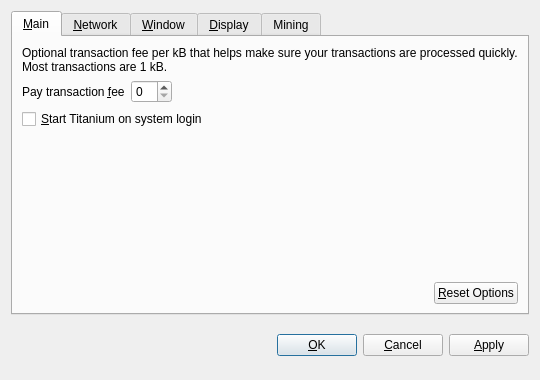
<?xml version="1.0" encoding="UTF-8"?>
<ui version="4.0">
 <class>OptionsDialog</class>
 <widget class="QDialog" name="OptionsDialog">
  <property name="geometry">
   <rect>
    <x>0</x>
    <y>0</y>
    <width>540</width>
    <height>380</height>
   </rect>
  </property>
  <property name="windowTitle">
   <string>Options</string>
  </property>
  <property name="modal">
   <bool>true</bool>
  </property>
  <layout class="QVBoxLayout" name="verticalLayout">
   <item>
    <widget class="QTabWidget" name="tabWidget">
     <property name="tabPosition">
      <enum>QTabWidget::North</enum>
     </property>
     <property name="currentIndex">
      <number>0</number>
     </property>
     <widget class="QWidget" name="tabMain">
      <attribute name="title">
       <string>&amp;Main</string>
      </attribute>
      <layout class="QVBoxLayout" name="verticalLayout_Main">
       <item>
        <widget class="QLabel" name="transactionFeeInfoLabel">
         <property name="text">
          <string>Optional transaction fee per kB that helps make sure your transactions are processed quickly. Most transactions are 1 kB.</string>
         </property>
         <property name="textFormat">
          <enum>Qt::PlainText</enum>
         </property>
         <property name="wordWrap">
          <bool>true</bool>
         </property>
        </widget>
       </item>
       <item>
        <layout class="QHBoxLayout" name="horizontalLayout_1_Main">
         <item>
          <widget class="QLabel" name="transactionFeeLabel">
           <property name="text">
            <string>Pay transaction &amp;fee</string>
           </property>
           <property name="textFormat">
            <enum>Qt::PlainText</enum>
           </property>
           <property name="buddy">
            <cstring>transactionFee</cstring>
           </property>
          </widget>
         </item>
         <item>
          <widget class="TitaniumAmountField" name="transactionFee"/>
         </item>
         <item>
          <spacer name="horizontalSpacer_1_Main">
           <property name="orientation">
            <enum>Qt::Horizontal</enum>
           </property>
           <property name="sizeHint" stdset="0">
            <size>
             <width>40</width>
             <height>20</height>
            </size>
           </property>
          </spacer>
         </item>
        </layout>
       </item>
       <item>
        <widget class="QCheckBox" name="titaniumAtStartup">
         <property name="toolTip">
          <string>Automatically start Titanium after logging in to the system.</string>
         </property>
         <property name="text">
          <string>&amp;Start Titanium on system login</string>
         </property>
        </widget>
       </item>
       <item>
        <spacer name="verticalSpacer_Main">
         <property name="orientation">
          <enum>Qt::Vertical</enum>
         </property>
         <property name="sizeHint" stdset="0">
          <size>
           <width>20</width>
           <height>40</height>
          </size>
         </property>
        </spacer>
       </item>
       <item>
        <layout class="QHBoxLayout" name="horizontalLayout_2_Main">
         <item>
          <spacer name="horizontalSpacer_2_Main">
           <property name="orientation">
            <enum>Qt::Horizontal</enum>
           </property>
           <property name="sizeHint" stdset="0">
            <size>
             <width>40</width>
             <height>20</height>
            </size>
           </property>
          </spacer>
         </item>
         <item>
          <widget class="QPushButton" name="resetButton">
           <property name="toolTip">
            <string>Reset all client options to default.</string>
           </property>
           <property name="text">
            <string>&amp;Reset Options</string>
           </property>
           <property name="autoDefault">
            <bool>false</bool>
           </property>
          </widget>
         </item>
        </layout>
       </item>
      </layout>
     </widget>
     <widget class="QWidget" name="tabNetwork">
      <attribute name="title">
       <string>&amp;Network</string>
      </attribute>
      <layout class="QVBoxLayout" name="verticalLayout_Network">
       <item>
        <widget class="QCheckBox" name="mapPortUpnp">
         <property name="toolTip">
          <string>Automatically open the Titanium client port on the router. This only works when your router supports UPnP and it is enabled.</string>
         </property>
         <property name="text">
          <string>Map port using &amp;UPnP</string>
         </property>
        </widget>
       </item>
       <item>
        <widget class="QCheckBox" name="connectSocks">
         <property name="toolTip">
          <string>Connect to the Titanium network through a SOCKS proxy (e.g. when connecting through Tor).</string>
         </property>
         <property name="text">
          <string>&amp;Connect through SOCKS proxy:</string>
         </property>
        </widget>
       </item>
       <item>
        <layout class="QHBoxLayout" name="horizontalLayout_Network">
         <item>
          <widget class="QLabel" name="proxyIpLabel">
           <property name="text">
            <string>Proxy &amp;IP:</string>
           </property>
           <property name="textFormat">
            <enum>Qt::PlainText</enum>
           </property>
           <property name="buddy">
            <cstring>proxyIp</cstring>
           </property>
          </widget>
         </item>
         <item>
          <widget class="QValidatedLineEdit" name="proxyIp">
           <property name="maximumSize">
            <size>
             <width>140</width>
             <height>16777215</height>
            </size>
           </property>
           <property name="toolTip">
            <string>IP address of the proxy (e.g. 127.0.0.1)</string>
           </property>
          </widget>
         </item>
         <item>
          <widget class="QLabel" name="proxyPortLabel">
           <property name="text">
            <string>&amp;Port:</string>
           </property>
           <property name="textFormat">
            <enum>Qt::PlainText</enum>
           </property>
           <property name="buddy">
            <cstring>proxyPort</cstring>
           </property>
          </widget>
         </item>
         <item>
          <widget class="QLineEdit" name="proxyPort">
           <property name="maximumSize">
            <size>
             <width>55</width>
             <height>16777215</height>
            </size>
           </property>
           <property name="toolTip">
            <string>Port of the proxy (e.g. 9050)</string>
           </property>
          </widget>
         </item>
         <item>
          <widget class="QLabel" name="socksVersionLabel">
           <property name="text">
            <string>SOCKS &amp;Version:</string>
           </property>
           <property name="textFormat">
            <enum>Qt::PlainText</enum>
           </property>
           <property name="buddy">
            <cstring>socksVersion</cstring>
           </property>
          </widget>
         </item>
         <item>
          <widget class="QValueComboBox" name="socksVersion">
           <property name="toolTip">
            <string>SOCKS version of the proxy (e.g. 5)</string>
           </property>
          </widget>
         </item>
         <item>
          <spacer name="horizontalSpacer_Network">
           <property name="orientation">
            <enum>Qt::Horizontal</enum>
           </property>
           <property name="sizeHint" stdset="0">
            <size>
             <width>40</width>
             <height>20</height>
            </size>
           </property>
          </spacer>
         </item>
        </layout>
       </item>
       <item>
        <spacer name="verticalSpacer_Network">
         <property name="orientation">
          <enum>Qt::Vertical</enum>
         </property>
         <property name="sizeHint" stdset="0">
          <size>
           <width>20</width>
           <height>40</height>
          </size>
         </property>
        </spacer>
       </item>
      </layout>
     </widget>
     <widget class="QWidget" name="tabWindow">
      <attribute name="title">
       <string>&amp;Window</string>
      </attribute>
      <layout class="QVBoxLayout" name="verticalLayout_Window">
       <item>
        <widget class="QCheckBox" name="minimizeToTray">
         <property name="toolTip">
          <string>Show only a tray icon after minimizing the window.</string>
         </property>
         <property name="text">
          <string>&amp;Minimize to the tray instead of the taskbar</string>
         </property>
        </widget>
       </item>
       <item>
        <widget class="QCheckBox" name="minimizeOnClose">
         <property name="toolTip">
          <string>Minimize instead of exit the application when the window is closed. When this option is enabled, the application will be closed only after selecting Quit in the menu.</string>
         </property>
         <property name="text">
          <string>M&amp;inimize on close</string>
         </property>
        </widget>
       </item>
       <item>
        <spacer name="verticalSpacer_Window">
         <property name="orientation">
          <enum>Qt::Vertical</enum>
         </property>
         <property name="sizeHint" stdset="0">
          <size>
           <width>20</width>
           <height>40</height>
          </size>
         </property>
        </spacer>
       </item>
      </layout>
     </widget>
     <widget class="QWidget" name="tabDisplay">
      <attribute name="title">
       <string>&amp;Display</string>
      </attribute>
      <layout class="QVBoxLayout" name="verticalLayout_Display">
       <item>
        <layout class="QHBoxLayout" name="horizontalLayout_1_Display">
         <item>
          <widget class="QLabel" name="langLabel">
           <property name="text">
            <string>User Interface &amp;language:</string>
           </property>
           <property name="textFormat">
            <enum>Qt::PlainText</enum>
           </property>
           <property name="buddy">
            <cstring>lang</cstring>
           </property>
          </widget>
         </item>
         <item>
          <widget class="QValueComboBox" name="lang">
           <property name="toolTip">
            <string>The user interface language can be set here. This setting will take effect after restarting Titanium.</string>
           </property>
          </widget>
         </item>
        </layout>
       </item>
       <item>
        <layout class="QHBoxLayout" name="horizontalLayout_2_Display">
         <item>
          <widget class="QLabel" name="unitLabel">
           <property name="text">
            <string>&amp;Unit to show amounts in:</string>
           </property>
           <property name="textFormat">
            <enum>Qt::PlainText</enum>
           </property>
           <property name="buddy">
            <cstring>unit</cstring>
           </property>
          </widget>
         </item>
         <item>
          <widget class="QValueComboBox" name="unit">
           <property name="toolTip">
            <string>Choose the default subdivision unit to show in the interface and when sending coins.</string>
           </property>
          </widget>
         </item>
        </layout>
       </item>
       <item>
        <widget class="QCheckBox" name="displayAddresses">
         <property name="toolTip">
          <string>Whether to show Titanium addresses in the transaction list or not.</string>
         </property>
         <property name="text">
          <string>&amp;Display addresses in transaction list</string>
         </property>
        </widget>
       </item>
       <item>
        <spacer name="verticalSpacer_Display">
         <property name="orientation">
          <enum>Qt::Vertical</enum>
         </property>
         <property name="sizeHint" stdset="0">
          <size>
           <width>20</width>
           <height>40</height>
          </size>
         </property>
        </spacer>
       </item>
      </layout>
     </widget>
     <widget class="QWidget" name="tabMining">
      <attribute name="title">
       <string>Mining</string>
      </attribute>
      <layout class="QVBoxLayout" name="verticalLayout_Display">
       <item>
        <widget class="QCheckBox" name="autoMining">
         <property name="toolTip">
          <string/>
         </property>
         <property name="text">
          <string>&amp;Start mining Titaniums on application start</string>
         </property>
        </widget>
       </item>
       <item>
        <spacer name="verticalSpacer_Mining">
         <property name="orientation">
          <enum>Qt::Vertical</enum>
         </property>
         <property name="sizeHint" stdset="0">
          <size>
           <width>20</width>
           <height>40</height>
          </size>
         </property>
        </spacer>
       </item>
      </layout>
     </widget>
    </widget>
   </item>
   <item>
    <layout class="QHBoxLayout" name="horizontalLayout_Buttons">
     <item>
      <spacer name="horizontalSpacer_1">
       <property name="orientation">
        <enum>Qt::Horizontal</enum>
       </property>
       <property name="sizeHint" stdset="0">
        <size>
         <width>40</width>
         <height>48</height>
        </size>
       </property>
      </spacer>
     </item>
     <item>
      <widget class="QLabel" name="statusLabel">
       <property name="font">
        <font>
         <weight>75</weight>
         <bold>true</bold>
        </font>
       </property>
       <property name="text">
        <string/>
       </property>
       <property name="textFormat">
        <enum>Qt::PlainText</enum>
       </property>
       <property name="wordWrap">
        <bool>true</bool>
       </property>
      </widget>
     </item>
     <item>
      <spacer name="horizontalSpacer_2">
       <property name="orientation">
        <enum>Qt::Horizontal</enum>
       </property>
       <property name="sizeHint" stdset="0">
        <size>
         <width>40</width>
         <height>48</height>
        </size>
       </property>
      </spacer>
     </item>
     <item>
      <widget class="QPushButton" name="okButton">
       <property name="text">
        <string>&amp;OK</string>
       </property>
      </widget>
     </item>
     <item>
      <widget class="QPushButton" name="cancelButton">
       <property name="text">
        <string>&amp;Cancel</string>
       </property>
       <property name="autoDefault">
        <bool>false</bool>
       </property>
      </widget>
     </item>
     <item>
      <widget class="QPushButton" name="applyButton">
       <property name="text">
        <string>&amp;Apply</string>
       </property>
       <property name="autoDefault">
        <bool>false</bool>
       </property>
      </widget>
     </item>
    </layout>
   </item>
  </layout>
 </widget>
 <customwidgets>
  <customwidget>
   <class>TitaniumAmountField</class>
   <extends>QSpinBox</extends>
   <header>titaniumamountfield.h</header>
  </customwidget>
  <customwidget>
   <class>QValueComboBox</class>
   <extends>QComboBox</extends>
   <header>qvaluecombobox.h</header>
  </customwidget>
  <customwidget>
   <class>QValidatedLineEdit</class>
   <extends>QLineEdit</extends>
   <header>qvalidatedlineedit.h</header>
  </customwidget>
 </customwidgets>
 <resources/>
 <connections/>
</ui>
